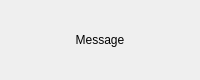
<?xml version="1.0" encoding="UTF-8"?>
<ui version="4.0">
 <class>CenteredNotification</class>
 <widget class="QWidget" name="CenteredNotification">
  <property name="geometry">
   <rect>
    <x>0</x>
    <y>0</y>
    <width>200</width>
    <height>80</height>
   </rect>
  </property>
  <property name="sizePolicy">
   <sizepolicy hsizetype="Preferred" vsizetype="Preferred">
    <horstretch>0</horstretch>
    <verstretch>0</verstretch>
   </sizepolicy>
  </property>
  <property name="maximumSize">
   <size>
    <width>200</width>
    <height>16777215</height>
   </size>
  </property>
  <property name="windowTitle">
   <string>Form</string>
  </property>
  <property name="styleSheet">
   <string notr="true"/>
  </property>
  <layout class="QVBoxLayout" name="verticalLayout">
   <property name="spacing">
    <number>0</number>
   </property>
   <property name="leftMargin">
    <number>0</number>
   </property>
   <property name="topMargin">
    <number>0</number>
   </property>
   <property name="rightMargin">
    <number>0</number>
   </property>
   <property name="bottomMargin">
    <number>0</number>
   </property>
   <item>
    <widget class="QWidget" name="widget" native="true">
     <property name="sizePolicy">
      <sizepolicy hsizetype="Preferred" vsizetype="Preferred">
       <horstretch>0</horstretch>
       <verstretch>0</verstretch>
      </sizepolicy>
     </property>
     <layout class="QVBoxLayout" name="verticalLayout_2">
      <property name="spacing">
       <number>0</number>
      </property>
      <property name="leftMargin">
       <number>0</number>
      </property>
      <property name="topMargin">
       <number>0</number>
      </property>
      <property name="rightMargin">
       <number>0</number>
      </property>
      <property name="bottomMargin">
       <number>0</number>
      </property>
      <item>
       <widget class="QLabel" name="text">
        <property name="sizePolicy">
         <sizepolicy hsizetype="Preferred" vsizetype="Preferred">
          <horstretch>0</horstretch>
          <verstretch>0</verstretch>
         </sizepolicy>
        </property>
        <property name="maximumSize">
         <size>
          <width>200</width>
          <height>16777215</height>
         </size>
        </property>
        <property name="text">
         <string>Message</string>
        </property>
        <property name="scaledContents">
         <bool>false</bool>
        </property>
        <property name="alignment">
         <set>Qt::AlignCenter</set>
        </property>
        <property name="wordWrap">
         <bool>true</bool>
        </property>
       </widget>
      </item>
     </layout>
    </widget>
   </item>
  </layout>
 </widget>
 <resources/>
 <connections/>
</ui>
